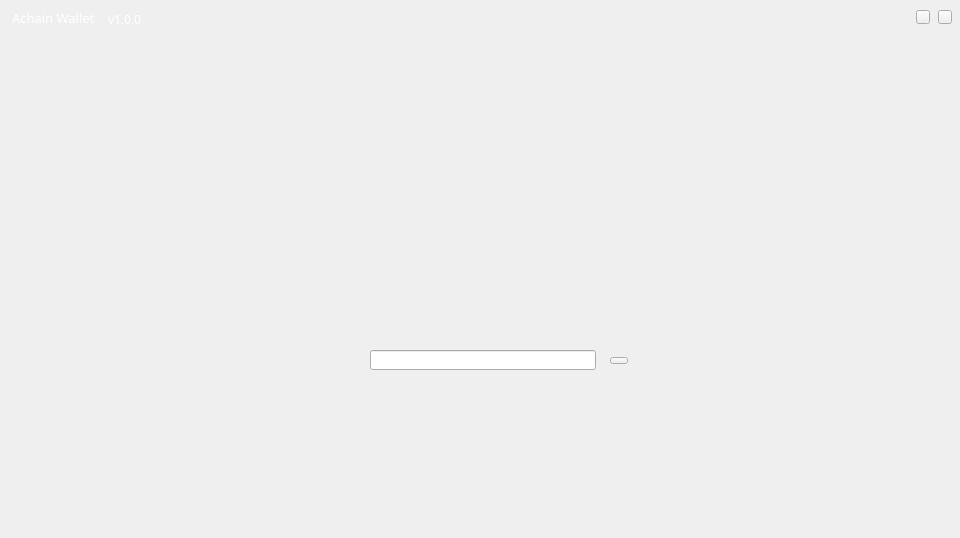
<?xml version="1.0" encoding="UTF-8"?>
<ui version="4.0">
 <class>LockPage</class>
 <widget class="QWidget" name="LockPage">
  <property name="geometry">
   <rect>
    <x>0</x>
    <y>0</y>
    <width>960</width>
    <height>538</height>
   </rect>
  </property>
  <property name="windowTitle">
   <string>Form</string>
  </property>
  <widget class="QLabel" name="logoLabel">
   <property name="geometry">
    <rect>
     <x>390</x>
     <y>150</y>
     <width>190</width>
     <height>112</height>
    </rect>
   </property>
   <property name="font">
    <font>
     <family>Agency FB</family>
     <pointsize>26</pointsize>
     <weight>75</weight>
     <bold>true</bold>
    </font>
   </property>
   <property name="text">
    <string/>
   </property>
  </widget>
  <widget class="QLineEdit" name="pwdLineEdit">
   <property name="geometry">
    <rect>
     <x>370</x>
     <y>350</y>
     <width>226</width>
     <height>20</height>
    </rect>
   </property>
   <property name="font">
    <font>
     <family>微软雅黑</family>
    </font>
   </property>
   <property name="contextMenuPolicy">
    <enum>Qt::DefaultContextMenu</enum>
   </property>
   <property name="echoMode">
    <enum>QLineEdit::Password</enum>
   </property>
   <property name="alignment">
    <set>Qt::AlignCenter</set>
   </property>
   <property name="clearButtonEnabled">
    <bool>false</bool>
   </property>
  </widget>
  <widget class="QToolButton" name="unlockBtn">
   <property name="geometry">
    <rect>
     <x>610</x>
     <y>357</y>
     <width>18</width>
     <height>7</height>
    </rect>
   </property>
   <property name="cursor">
    <cursorShape>PointingHandCursor</cursorShape>
   </property>
   <property name="focusPolicy">
    <enum>Qt::NoFocus</enum>
   </property>
   <property name="text">
    <string/>
   </property>
  </widget>
  <widget class="QLabel" name="lockedLabel">
   <property name="geometry">
    <rect>
     <x>454</x>
     <y>310</y>
     <width>55</width>
     <height>13</height>
    </rect>
   </property>
   <property name="text">
    <string/>
   </property>
  </widget>
  <widget class="QLabel" name="tipLabel">
   <property name="geometry">
    <rect>
     <x>300</x>
     <y>392</y>
     <width>381</width>
     <height>20</height>
    </rect>
   </property>
   <property name="font">
    <font>
     <family>微软雅黑</family>
    </font>
   </property>
   <property name="styleSheet">
    <string notr="true">color: rgb(255, 255, 255);</string>
   </property>
   <property name="text">
    <string/>
   </property>
   <property name="alignment">
    <set>Qt::AlignCenter</set>
   </property>
  </widget>
  <widget class="QToolButton" name="minBtn">
   <property name="geometry">
    <rect>
     <x>916</x>
     <y>10</y>
     <width>14</width>
     <height>14</height>
    </rect>
   </property>
   <property name="cursor">
    <cursorShape>PointingHandCursor</cursorShape>
   </property>
   <property name="focusPolicy">
    <enum>Qt::NoFocus</enum>
   </property>
   <property name="text">
    <string/>
   </property>
  </widget>
  <widget class="QToolButton" name="closeBtn">
   <property name="geometry">
    <rect>
     <x>938</x>
     <y>10</y>
     <width>14</width>
     <height>14</height>
    </rect>
   </property>
   <property name="cursor">
    <cursorShape>PointingHandCursor</cursorShape>
   </property>
   <property name="focusPolicy">
    <enum>Qt::NoFocus</enum>
   </property>
   <property name="text">
    <string/>
   </property>
  </widget>
  <widget class="QLabel" name="chanceLabel">
   <property name="geometry">
    <rect>
     <x>640</x>
     <y>350</y>
     <width>161</width>
     <height>20</height>
    </rect>
   </property>
   <property name="styleSheet">
    <string notr="true">color: rgb(255, 255, 255);</string>
   </property>
   <property name="text">
    <string/>
   </property>
  </widget>
  <widget class="QLabel" name="textLabel">
   <property name="geometry">
    <rect>
     <x>381</x>
     <y>220</y>
     <width>197</width>
     <height>29</height>
    </rect>
   </property>
   <property name="font">
    <font>
     <family>宋体</family>
     <pointsize>24</pointsize>
     <weight>75</weight>
     <bold>true</bold>
    </font>
   </property>
   <property name="styleSheet">
    <string notr="true">color: rgb(255, 255, 255);</string>
   </property>
   <property name="text">
    <string/>
   </property>
   <property name="alignment">
    <set>Qt::AlignCenter</set>
   </property>
  </widget>
  <widget class="QLabel" name="versionLabel_2">
   <property name="geometry">
    <rect>
     <x>12</x>
     <y>10</y>
     <width>91</width>
     <height>16</height>
    </rect>
   </property>
   <property name="font">
    <font>
     <family>微软雅黑</family>
     <pointsize>10</pointsize>
    </font>
   </property>
   <property name="styleSheet">
    <string notr="true">color: rgb(255, 255, 255);</string>
   </property>
   <property name="text">
    <string>Achain Wallet</string>
   </property>
  </widget>
  <widget class="QLabel" name="versionLabel">
   <property name="geometry">
    <rect>
     <x>108</x>
     <y>12</y>
     <width>81</width>
     <height>14</height>
    </rect>
   </property>
   <property name="font">
    <font>
     <family>微软雅黑</family>
     <pointsize>9</pointsize>
    </font>
   </property>
   <property name="styleSheet">
    <string notr="true">color: rgb(255, 255, 255);</string>
   </property>
   <property name="text">
    <string>v1.0.0</string>
   </property>
  </widget>
 </widget>
 <resources/>
 <connections/>
</ui>
